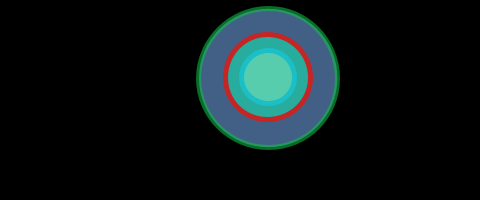
Frame 1 (no input)
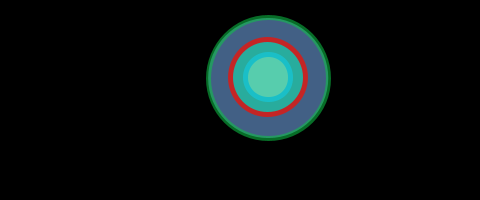
Frame 60 (the mouse pressed at the canvas centre just before this capture)
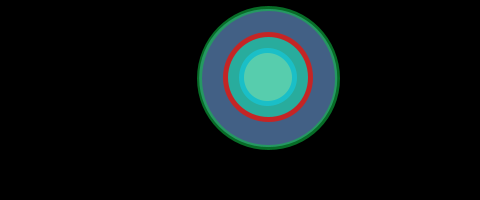
Frame 120 (the mouse held since frame 60 and released just before this capture)

The Processing sketch that drew these frames (run headless with seeded random() and noise(); from frame 60 on, the mouse is pressed at the canvas centre):

// Processing sketch: modetest
// ── modetest.pde

int tmpArray[] = {1, 2, 3, 4};

void setup()
{
  int setupArray[][] = {{9, 8}, {7, 6}};
  size(480, 200);
  colorMode(RGB, 255, 255, 255);
  background(90, 19, 93);
  noStroke();
}

void draw()
{
  background(0);
  float size = random(54.4, 72.2);
  
  int tmpArrayLocal[] = {4, 3, 2, 1}; 
  
  strokeWeight(5);
  // comment comment 5.4 comment comment
  color a = color(#0dc646);
  stroke(a, 141);
  fill(66, 96, 133, 255);
  ellipse(268.2, 78, size*2.1, size*2.1);

  stroke(#258adf);
  color c = color(0xa8);
  fill(c);
  ellipse(268, 77, size*0.8, size*0.8);
  
  fill(0x8810efb3, 255);
  stroke(196, 37, 37);
  ellipse(268, 77, size*1.3, size*1.3);
}



// ── Cricle.pde

class Circle
{
  float size;
  float c;
  
  float a = 1.1;
  
  public Circle()
  {
    size = -38.352;
    c = 184         + 8.692        + 7.323        - 8.912            + 0.001      + 50   + 100 + 12.1 + 15.232 + 54 - 34 -2       -12 + 50 / 83.1 + 91.0 + 80 + 12            -2323                 * 12323         - 12                                  ;      //gives an error
  }
}
